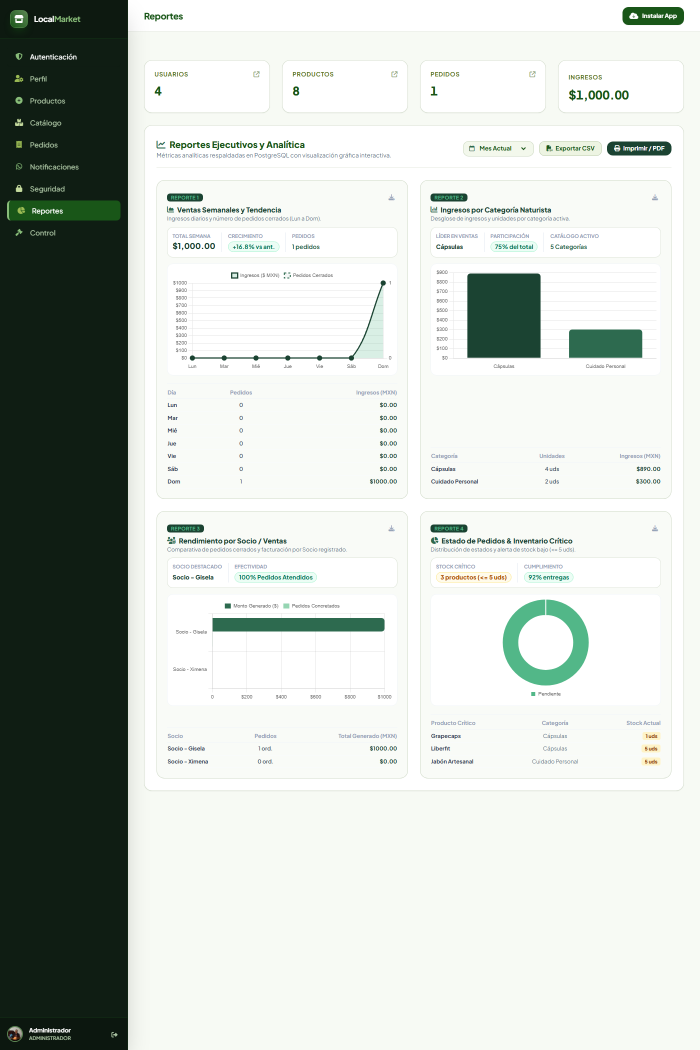
#> input picture scripts/assets_reportes/dashboard_live_full.png, 1400 x 2100 px (shown at 1/2 size)
$ python generar_assets_reportes.py
#> lines starting #> are read from the running program, lines starting #| are printed output that depends on the picture
#!/usr/bin/env python3
# -*- coding: utf-8 -*-
"""
Generador de Recursos Visuales y Capturas de Implementación
para la Documentación del Módulo de Reportes de LocalMarket.
"""

import os
import sys
import subprocess
from pathlib import Path
from PIL import Image

WORKSPACE_DIR = Path(__file__).resolve().parent.parent
ASSETS_DIR = WORKSPACE_DIR / "scripts" / "assets_reportes"
EDGE_EXE = r"C:\Program Files (x86)\Microsoft\Edge\Application\msedge.exe"

ASSETS_DIR.mkdir(parents=True, exist_ok=True)

def run_edge_screenshot(url_or_path, output_png, width=1400, height=2100, wait_ms=4500):
#> called with width = 1400, height = 2100, wait_ms = 5000
    cmd = [
        EDGE_EXE,
        "--headless",
        "--disable-gpu",
        "--no-sandbox",
        f"--window-size={width},{height}",
        f"--virtual-time-budget={wait_ms}",
        f"--screenshot={str(output_png)}",
        str(url_or_path)
    ]
    print(f"📸 Capturando [{width}x{height}]: {output_png.name}...")
    subprocess.run(cmd, check=True)
#> (this line was passed over: subprocess is not available in this run)
    if output_png.exists():
        print(f"   ✅ Guardado ({output_png.stat().st_size:,} bytes)")
    else:
        print(f"   ❌ Error: No se creó {output_png.name}")

def capture_live_dashboard():
    dashboard_full = ASSETS_DIR / "dashboard_live_full.png"
    run_edge_screenshot(
        "http://localhost:3000/dashboard.html?tab=mod_admin",
        dashboard_full,
        width=1400,
        height=2100,
        wait_ms=5000
    )

    if not dashboard_full.exists():
        print("❌ No se pudo capturar el dashboard en vivo.")
        return

    full_img = Image.open(dashboard_full)
#> full_img is the input picture: PIL image 1400x2100 RGB; mean R, G, B 200.3, 206.1, 200.6
    w, h = full_img.size
    print(f"🖼️ Imagen base completa: {w}x{h}")
#| 🖼️ Imagen base completa: 1400x2100

    # 1. FIG 1: Header + Sidebar + Título + 4 KPIs + Barra de herramientas
    fig1 = full_img.crop((0, 0, 1400, 390))
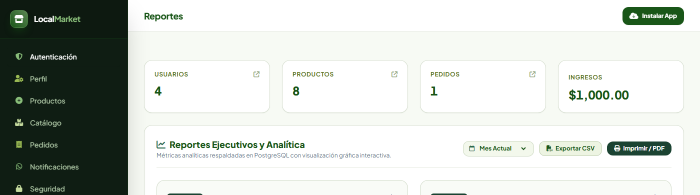
#> fig1: PIL image 1400x390 RGB (shown at 1/2 size); mean R, G, B 203.8, 208.6, 203.5
    fig1_path = ASSETS_DIR / "fig1_ui_dashboard_header_kpis.png"
    fig1.save(fig1_path)
    print(f"   ✅ Fig 1 generada: {fig1_path.name} {fig1.size}")
#|    ✅ Fig 1 generada: fig1_ui_dashboard_header_kpis.png (1400, 390)

    # 2. FIG 2: Detalle de las 4 Tarjetas KPI
    fig2 = full_img.crop((260, 60, 1370, 210))
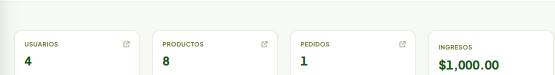
#> fig2: PIL image 1110x150 RGB (shown at 1/2 size); mean R, G, B 247.6, 249.7, 245.9
    fig2_path = ASSETS_DIR / "fig2_ui_kpis_cards.png"
    fig2.save(fig2_path)
    print(f"   ✅ Fig 2 generada: {fig2_path.name} {fig2.size}")
#|    ✅ Fig 2 generada: fig2_ui_kpis_cards.png (1110, 150)

    # 3. FIG 3: Reporte 1 (Ventas Semanales) y Reporte 2 (Ingresos por Categoría)
    fig3 = full_img.crop((260, 270, 1370, 920))
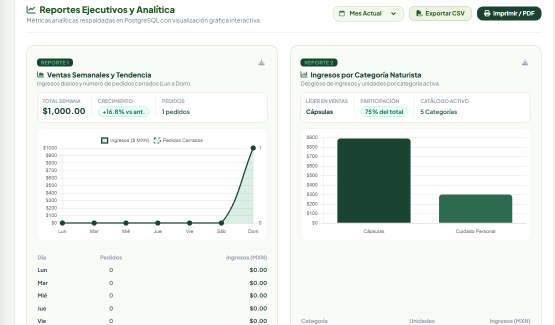
#> fig3: PIL image 1110x650 RGB (shown at 1/2 size); mean R, G, B 234.8, 239.2, 235.8
    fig3_path = ASSETS_DIR / "fig3_ui_graficas_semanal_categoria.png"
    fig3.save(fig3_path)
    print(f"   ✅ Fig 3 generada: {fig3_path.name} {fig3.size}")
#|    ✅ Fig 3 generada: fig3_ui_graficas_semanal_categoria.png (1110, 650)

    # 4. FIG 4: Reporte 3 (Rendimiento por Socio) y Reporte 4 (Estado de Pedidos e Inventario Crítico)
    fig4 = full_img.crop((260, 930, 1370, 1580))
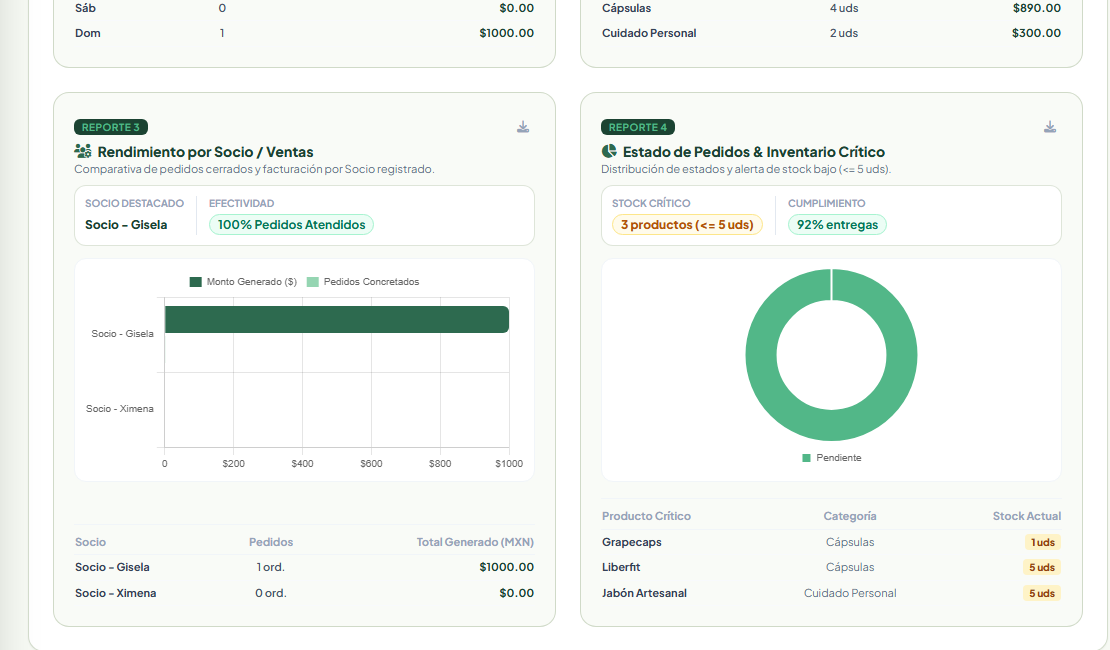
#> fig4: PIL image 1110x650 RGB; mean R, G, B 241.2, 245.6, 241.9
    fig4_path = ASSETS_DIR / "fig4_ui_graficas_socios_inventario.png"
    fig4.save(fig4_path)
    print(f"   ✅ Fig 4 generada: {fig4_path.name} {fig4.size}")
#|    ✅ Fig 4 generada: fig4_ui_graficas_socios_inventario.png (1110, 650)

def generate_architecture_card():
    html_file = ASSETS_DIR / "arch_card.html"
    png_file = ASSETS_DIR / "fig5_arquitectura_cadena_sql.png"

    html_content = """<!DOCTYPE html>
<html lang="es">
<head>
<meta charset="UTF-8">
<style>
  * { box-sizing: border-box; margin: 0; padding: 0; }
  body {
    background: #0F172A;
    font-family: -apple-system, BlinkMacSystemFont, "Segoe UI", Roboto, Helvetica, Arial, sans-serif;
    padding: 24px;
    color: #F8FAFC;
    width: 1200px;
    height: 600px;
  }
  .window {
    background: #1E293B;
    border-radius: 14px;
    border: 1px solid #334155;
    box-shadow: 0 20px 40px rgba(0,0,0,0.5);
    overflow: hidden;
    height: 100%;
    display: flex;
    flex-direction: column;
  }
  .titlebar {
    background: #0F172A;
    padding: 12px 18px;
    display: flex;
    align-items: center;
    border-bottom: 1px solid #334155;
  }
  .dots { display: flex; gap: 8px; margin-right: 16px; }
  .dot { width: 12px; height: 12px; border-radius: 50%; }
  .dot-red { background: #EF4444; }
  .dot-yellow { background: #F59E0B; }
  .dot-green { background: #10B981; }
  .window-title {
    font-size: 13px;
    font-weight: 600;
    color: #94A3B8;
    letter-spacing: 0.5px;
  }
  .content {
    padding: 24px;
    flex: 1;
    display: flex;
    flex-direction: column;
    justify-content: space-between;
  }
  .header-desc {
    display: flex;
    justify-content: space-between;
    align-items: center;
    margin-bottom: 14px;
  }
  .header-desc h2 {
    font-size: 17px;
    color: #38BDF8;
    font-weight: 700;
  }
  .badge {
    background: #1B4332;
    color: #52B788;
    padding: 4px 10px;
    border-radius: 20px;
    font-size: 11px;
    font-weight: 700;
    border: 1px solid #2D6A4F;
  }
  .tiers-grid {
    display: grid;
    grid-template-columns: repeat(3, 1fr);
    gap: 16px;
    margin-bottom: 18px;
  }
  .tier-card {
    background: #0F172A;
    border-radius: 10px;
    border: 1px solid #334155;
    padding: 16px;
    position: relative;
  }
  .tier-card.admin { border-top: 4px solid #10B981; }
  .tier-card.socio { border-top: 4px solid #38BDF8; }
  .tier-card.cliente { border-top: 4px solid #F59E0B; }
  .tier-title {
    font-size: 13px;
    font-weight: 700;
    margin-bottom: 6px;
    display: flex;
    justify-content: space-between;
  }
  .tier-card.admin .tier-title { color: #10B981; }
  .tier-card.socio .tier-title { color: #38BDF8; }
  .tier-card.cliente .tier-title { color: #F59E0B; }
  .tier-role { font-size: 11px; color: #94A3B8; margin-bottom: 8px; }
  .tier-metric {
    background: rgba(255,255,255,0.04);
    border-radius: 6px;
    padding: 8px;
    font-size: 11.5px;
    line-height: 1.4;
    color: #CBD5E1;
    margin-bottom: 8px;
  }
  .tier-metric strong { color: #FFFFFF; }
  .tier-sql {
    font-family: "Courier New", monospace;
    font-size: 10px;
    color: #A5B4FC;
    background: #020617;
    padding: 6px 8px;
    border-radius: 4px;
    border: 1px solid #1E293B;
  }
  .flow-banner {
    background: linear-gradient(90deg, rgba(16,185,129,0.15) 0%, rgba(56,189,248,0.15) 50%, rgba(245,158,11,0.15) 100%);
    border: 1px dashed #475569;
    border-radius: 8px;
    padding: 12px 18px;
    display: flex;
    justify-content: space-around;
    align-items: center;
    font-size: 11.5px;
    color: #E2E8F0;
  }
  .flow-step { display: flex; align-items: center; gap: 8px; font-weight: 600; }
  .flow-arrow { color: #94A3B8; font-size: 16px; font-weight: bold; }
  .db-badge {
    background: #334155;
    padding: 3px 8px;
    border-radius: 4px;
    color: #38BDF8;
    font-family: monospace;
    font-size: 10.5px;
  }
</style>
</head>
<body>
<div class="window">
  <div class="titlebar">
    <div class="dots">
      <div class="dot dot-red"></div>
      <div class="dot dot-yellow"></div>
      <div class="dot dot-green"></div>
    </div>
    <div class="window-title">Arquitectura de Cadena de Suministro y Aislamiento en PostgreSQL — LocalMarket PWA</div>
  </div>
  <div class="content">
    <div class="header-desc">
      <h2>Flujo Relacional y Segmentación de Datos por Nivel Operativo</h2>
      <span class="badge">PostgreSQL 15+ &bull; RBAC Estricto</span>
    </div>
    <div class="tiers-grid">
      <div class="tier-card admin">
        <div class="tier-title"><span>Nivel 1: Administrador</span> <span>id_rol = 1</span></div>
        <div class="tier-role">Central de Abasto &bull; Surtidor Mayorista</div>
        <div class="tier-metric">
          &bull; <strong>Ingresos:</strong> $1,000.00 MXN (Ventas a Socios)<br/>
          &bull; <strong>Pedidos:</strong> 1 orden de surtido (#8 Gisela)<br/>
          &bull; <strong>Menú Compra:</strong> Oculto (Solo suministra)
        </div>
        <div class="tier-sql">WHERE pv.estado != 'Cancelado'<br/>&nbsp;&nbsp;AND u.id_rol = 2</div>
      </div>
      <div class="tier-card socio">
        <div class="tier-title"><span>Nivel 2: Socios</span> <span>id_rol = 2</span></div>
        <div class="tier-role">Distribuidor Retailer &bull; Venta Minorista</div>
        <div class="tier-metric">
          &bull; <strong>Gisela (#1):</strong> $150.00 MXN a Diana Laura<br/>
          &bull; <strong>Ximena (#2):</strong> $0.00 MXN (En registro)<br/>
          &bull; <strong>Compras propias:</strong> Surtido al Admin (#8)
        </div>
        <div class="tier-sql">WHERE pv.numero_socio_atencion = $1<br/>&nbsp;&nbsp;AND u.id_rol = 3</div>
      </div>
      <div class="tier-card cliente">
        <div class="tier-title"><span>Nivel 3: Clientes</span> <span>id_rol = 3</span></div>
        <div class="tier-role">Consumidor Final &bull; Comprador Directo</div>
        <div class="tier-metric">
          &bull; <strong>Diana Laura (#9):</strong> Pedido #10 ($150.00)<br/>
          &bull; <strong>Reportes:</strong> Sin acceso (Bloqueo 403)<br/>
          &bull; <strong>Historial:</strong> Solo compras propias
        </div>
        <div class="tier-sql">WHERE pv.id_comprador = $1<br/>&nbsp;&nbsp;AND u.id_rol = 3</div>
      </div>
    </div>
    <div class="flow-banner">
      <div class="flow-step"><span class="db-badge">POSTGRESQL</span> PEDIDOS_VENTAS + USUARIOS</div>
      <div class="flow-arrow">&rarr;</div>
      <div class="flow-step"><span class="db-badge">EXPRESS API</span> /api/reportes?rol=&usuario_id=</div>
      <div class="flow-arrow">&rarr;</div>
      <div class="flow-step"><span class="db-badge">CHART.JS</span> 4 Gráficas + 4 Tarjetas KPI</div>
      <div class="flow-arrow">&rarr;</div>
      <div class="flow-step"><span class="db-badge">SERVICE WORKER</span> localmarket-v30</div>
    </div>
  </div>
</div>
</body>
</html>"""

    html_file.write_text(html_content, encoding="utf-8")
    run_edge_screenshot(f"file:///{html_file.resolve().as_posix()}", png_file, width=1200, height=600, wait_ms=1000)

def generate_backend_controller_card():
    html_file = ASSETS_DIR / "code_backend.html"
    png_file = ASSETS_DIR / "fig6_backend_controller_code.png"

    html_content = """<!DOCTYPE html>
<html lang="es">
<head>
<meta charset="UTF-8">
<style>
  * { box-sizing: border-box; margin: 0; padding: 0; }
  body {
    background: #020617;
    font-family: "Cascadia Code", "Fira Code", Consolas, "Courier New", monospace;
    padding: 20px;
    color: #E2E8F0;
    width: 1200px;
    height: 600px;
  }
  .window {
    background: #0B1120;
    border-radius: 12px;
    border: 1px solid #1E293B;
    box-shadow: 0 15px 35px rgba(0,0,0,0.6);
    overflow: hidden;
    height: 100%;
    display: flex;
    flex-direction: column;
  }
  .titlebar {
    background: #020617;
    padding: 10px 16px;
    display: flex;
    align-items: center;
    border-bottom: 1px solid #1E293B;
  }
  .dots { display: flex; gap: 8px; margin-right: 14px; }
  .dot { width: 11px; height: 11px; border-radius: 50%; }
  .dot-red { background: #EF4444; }
  .dot-yellow { background: #F59E0B; }
  .dot-green { background: #10B981; }
  .window-title {
    font-size: 12px;
    color: #94A3B8;
    font-family: sans-serif;
  }
  .code-area {
    padding: 16px 20px;
    flex: 1;
    overflow: hidden;
    font-size: 12.5px;
    line-height: 1.45;
  }
  .keyword { color: #C084FC; font-weight: bold; }
  .func { color: #60A5FA; }
  .variable { color: #F1F5F9; }
  .string { color: #34D399; }
  .comment { color: #64748B; font-style: italic; }
  .sql-kw { color: #F472B6; font-weight: bold; }
  .num { color: #F59E0B; }
  .line-num { color: #475569; display: inline-block; width: 32px; user-select: none; }
</style>
</head>
<body>
<div class="window">
  <div class="titlebar">
    <div class="dots">
      <div class="dot dot-red"></div>
      <div class="dot dot-yellow"></div>
      <div class="dot dot-green"></div>
    </div>
    <div class="window-title">controllers/admin.controller.js — getMetricas(req, res, next) &bull; PostgreSQL Data Provider</div>
  </div>
  <div class="code-area">
<div><span class="line-num"> 9</span><span class="keyword">async function</span> <span class="func">getMetricas</span>(req, res, next) {</div>
<div><span class="line-num">10</span>  <span class="keyword">try</span> {</div>
<div><span class="line-num">11</span>    <span class="keyword">const</span> rolParam = (req.query.rol || req.headers[<span class="string">'x-user-role'</span>] || <span class="string">''</span>).toLowerCase();</div>
<div><span class="line-num">12</span>    <span class="keyword">const</span> userId = parseInt(req.query.usuario_id || req.headers[<span class="string">'x-user-id'</span>]);</div>
<div><span class="line-num">13</span>    <span class="keyword">const</span> isAdmin = rolParam.includes(<span class="string">'admin'</span>) || (!rolParam && !userId);</div>
<div><span class="line-num">14</span>    <span class="keyword">const</span> isSocio = !isAdmin && (rolParam.includes(<span class="string">'socio'</span>) || rolParam === <span class="string">'2'</span>);</div>
<div><span class="line-num">15</span></div>
<div><span class="line-num">16</span>    <span class="comment">// 🔒 SEGMENTACIÓN ESTRICTA: SI ES SOCIO, COMPUTA ÚNICAMENTE SUS CLIENTES Y VENTAS PROPIAS</span></div>
<div><span class="line-num">17</span>    <span class="keyword">if</span> (isSocio) {</div>
<div><span class="line-num">18</span>      <span class="keyword">const</span> pedRes = <span class="keyword">await</span> db.query(`</div>
<div><span class="line-num">19</span>        <span class="sql-kw">SELECT</span> <span class="func">COUNT</span>(*) <span class="sql-kw">as</span> count, <span class="func">COALESCE</span>(<span class="func">SUM</span>(pv.total), <span class="num">0</span>) <span class="sql-kw">as</span> total_sum</div>
<div><span class="line-num">20</span>        <span class="sql-kw">FROM</span> PEDIDOS_VENTAS pv <span class="sql-kw">JOIN</span> USUARIOS u <span class="sql-kw">ON</span> pv.id_comprador = u.id_usuario</div>
<div><span class="line-num">21</span>        <span class="sql-kw">WHERE</span> pv.estado != <span class="string">'Cancelado'</span> <span class="sql-kw">AND</span> pv.numero_socio_atencion = $1 <span class="sql-kw">AND</span> u.id_rol = <span class="num">3</span>`, [numSocio]);</div>
<div><span class="line-num">22</span>      totalPedidos = <span class="func">parseInt</span>(pedRes.rows[<span class="num">0</span>].count) || <span class="num">0</span>;</div>
<div><span class="line-num">23</span>      ingresosTotales = <span class="func">parseFloat</span>(pedRes.rows[<span class="num">0</span>].total_sum) || <span class="num">0</span>;</div>
<div><span class="line-num">24</span>    } <span class="keyword">else</span> {</div>
<div><span class="line-num">25</span>      <span class="comment">// 👑 MODO ADMINISTRADOR: CALCULA VENTAS MAYORISTAS DE SURTIDO A SOCIOS (u.id_rol = 2)</span></div>
<div><span class="line-num">26</span>      <span class="keyword">const</span> pedAdminRes = <span class="keyword">await</span> db.query(`</div>
<div><span class="line-num">27</span>        <span class="sql-kw">SELECT</span> <span class="func">COUNT</span>(*) <span class="sql-kw">as</span> count, <span class="func">COALESCE</span>(<span class="func">SUM</span>(pv.total), <span class="num">0</span>) <span class="sql-kw">as</span> total_sum</div>
<div><span class="line-num">28</span>        <span class="sql-kw">FROM</span> PEDIDOS_VENTAS pv <span class="sql-kw">JOIN</span> USUARIOS u <span class="sql-kw">ON</span> pv.id_comprador = u.id_usuario</div>
<div><span class="line-num">29</span>        <span class="sql-kw">WHERE</span> pv.estado != <span class="string">'Cancelado'</span> <span class="sql-kw">AND</span> u.id_rol = <span class="num">2</span>`);</div>
<div><span class="line-num">30</span>      totalPedidos = <span class="func">parseInt</span>(pedAdminRes.rows[<span class="num">0</span>].count) || <span class="num">0</span>;</div>
<div><span class="line-num">31</span>      ingresosTotales = <span class="func">parseFloat</span>(pedAdminRes.rows[<span class="num">0</span>].total_sum) || <span class="num">0</span>;</div>
<div><span class="line-num">32</span>    }</div>
  </div>
</div>
</body>
</html>"""

    html_file.write_text(html_content, encoding="utf-8")
    run_edge_screenshot(f"file:///{html_file.resolve().as_posix()}", png_file, width=1200, height=600, wait_ms=1000)

def generate_frontend_dashboard_card():
    html_file = ASSETS_DIR / "code_frontend.html"
    png_file = ASSETS_DIR / "fig7_frontend_dashboard_code.png"

    html_content = """<!DOCTYPE html>
<html lang="es">
<head>
<meta charset="UTF-8">
<style>
  * { box-sizing: border-box; margin: 0; padding: 0; }
  body {
    background: #020617;
    font-family: "Cascadia Code", "Fira Code", Consolas, "Courier New", monospace;
    padding: 20px;
    color: #E2E8F0;
    width: 1200px;
    height: 600px;
  }
  .window {
    background: #0B1120;
    border-radius: 12px;
    border: 1px solid #1E293B;
    box-shadow: 0 15px 35px rgba(0,0,0,0.6);
    overflow: hidden;
    height: 100%;
    display: flex;
    flex-direction: column;
  }
  .titlebar {
    background: #020617;
    padding: 10px 16px;
    display: flex;
    align-items: center;
    border-bottom: 1px solid #1E293B;
  }
  .dots { display: flex; gap: 8px; margin-right: 14px; }
  .dot { width: 11px; height: 11px; border-radius: 50%; }
  .dot-red { background: #EF4444; }
  .dot-yellow { background: #F59E0B; }
  .dot-green { background: #10B981; }
  .window-title {
    font-size: 12px;
    color: #94A3B8;
    font-family: sans-serif;
  }
  .code-area {
    padding: 16px 20px;
    flex: 1;
    overflow: hidden;
    font-size: 12.5px;
    line-height: 1.45;
  }
  .keyword { color: #C084FC; font-weight: bold; }
  .func { color: #60A5FA; }
  .variable { color: #F1F5F9; }
  .string { color: #34D399; }
  .comment { color: #64748B; font-style: italic; }
  .num { color: #F59E0B; }
  .line-num { color: #475569; display: inline-block; width: 32px; user-select: none; }
</style>
</head>
<body>
<div class="window">
  <div class="titlebar">
    <div class="dots">
      <div class="dot dot-red"></div>
      <div class="dot dot-yellow"></div>
      <div class="dot dot-green"></div>
    </div>
    <div class="window-title">public/js/dashboard.js — fetchAdminMetrics() &bull; Integración Reactiva Chart.js</div>
  </div>
  <div class="code-area">
<div><span class="line-num"> 1</span><span class="keyword">async function</span> <span class="func">fetchAdminMetrics</span>() {</div>
<div><span class="line-num"> 2</span>  <span class="keyword">try</span> {</div>
<div><span class="line-num"> 3</span>    <span class="comment">// 🚀 1. Parámetros de sesión del usuario logueado</span></div>
<div><span class="line-num"> 4</span>    <span class="keyword">const</span> rol = encodeURIComponent(currentUser.nombre_rol || currentUser.rol || <span class="string">'Administrador'</span>);</div>
<div><span class="line-num"> 5</span>    <span class="keyword">const</span> userId = currentUser.id_usuario || <span class="num">1</span>;</div>
<div><span class="line-num"> 6</span>    <span class="keyword">const</span> url = <span class="string">`/api/reportes?rol=${rol}&usuario_id=${userId}`</span>;</div>
<div><span class="line-num"> 7</span></div>
<div><span class="line-num"> 8</span>    <span class="keyword">const</span> res = <span class="keyword">await</span> <span class="func">fetch</span>(url, { headers: { <span class="string">'x-user-role'</span>: rol, <span class="string">'x-user-id'</span>: userId } });</div>
<div><span class="line-num"> 9</span>    <span class="keyword">const</span> json = <span class="keyword">await</span> res.<span class="func">json</span>();</div>
<div><span class="line-num">10</span>    <span class="keyword">const</span> data = json.data;</div>
<div><span class="line-num">11</span></div>
<div><span class="line-num">12</span>    <span class="comment">// 📊 2. Inyección de valores en Tarjetas KPI</span></div>
<div><span class="line-num">13</span>    document.<span class="func">getElementById</span>(<span class="string">'kpiUsuarios'</span>).textContent = data.totalUsuarios;</div>
<div><span class="line-num">14</span>    document.<span class="func">getElementById</span>(<span class="string">'kpiProductos'</span>).textContent = data.totalProductos;</div>
<div><span class="line-num">15</span>    document.<span class="func">getElementById</span>(<span class="string">'kpiPedidos'</span>).textContent = data.totalPedidos;</div>
<div><span class="line-num">16</span>    document.<span class="func">getElementById</span>(<span class="string">'kpiIngresos'</span>).textContent = <span class="string">`$${parseFloat(data.ingresosTotales).toLocaleString('es-MX', { minimumFractionDigits: 2 })} MXN`</span>;</div>
<div><span class="line-num">17</span></div>
<div><span class="line-num">18</span>    <span class="comment">// 📈 3. Destrucción de instancias previas e inicialización de 4 Gráficas Chart.js</span></div>
<div><span class="line-num">19</span>    <span class="func">destroyExecutiveCharts</span>();</div>
<div><span class="line-num">20</span>    <span class="func">initExecutiveCharts</span>(data);</div>
<div><span class="line-num">21</span>  } <span class="keyword">catch</span> (err) { console.error(<span class="string">'Error cargando métricas:'</span>, err); }</div>
<div><span class="line-num">22</span>}</div>
  </div>
</div>
</body>
</html>"""

    html_file.write_text(html_content, encoding="utf-8")
    run_edge_screenshot(f"file:///{html_file.resolve().as_posix()}", png_file, width=1200, height=600, wait_ms=1000)

if __name__ == '__main__':
    print("🚀 Iniciando generación de capturas e imágenes de implementación...")
    capture_live_dashboard()
    generate_architecture_card()
    generate_backend_controller_card()
    generate_frontend_dashboard_card()
    print("✨ Todos los recursos visuales han sido generados exitosamente.")
